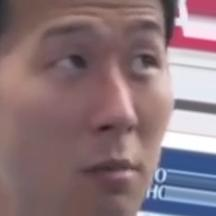
#> input picture cs320/deepfake/faceA/frame102face0.jpg, 216 x 216 px
$ python -i data_augmentation.py   (imports and definitions only)
#> lines starting #> are read from the running program, lines starting #| are printed output that depends on the picture
import numpy as np
import cv2
from deepfake.umeyama import umeyama
from scipy import ndimage
from pathlib import PurePath, Path

random_transform_args = {
    'rotation_range': 10,
    'zoom_range': 0.1,
    'shift_range': 0.05,
    'random_flip': 0.5,
    }

# Motion blurs as data augmentation
# [30 lines left out: functions get_motion_blur_kernel, motion_blur, random_transform, not called in this run]

def random_warp_rev(image, res=64):
    assert image.shape == (256,256,6)
    res_scale = res//64
    assert res_scale >= 1, f"Resolution should be >= 64. Recieved {res}."
    interp_param = 80 * res_scale
    interp_slice = slice(interp_param//10,9*interp_param//10)
    dst_pnts_slice = slice(0,65*res_scale,16*res_scale)

    rand_coverage = np.random.randint(20) + 78 # random warping coverage
    rand_scale = np.random.uniform(5., 6.2) # random warping scale

    range_ = np.linspace(128-rand_coverage, 128+rand_coverage, 5)
    mapx = np.broadcast_to(range_, (5,5))
    mapy = mapx.T
    mapx = mapx + np.random.normal(size=(5,5), scale=rand_scale)
    mapy = mapy + np.random.normal(size=(5,5), scale=rand_scale)
    interp_mapx = cv2.resize(mapx, (interp_param,interp_param))[interp_slice,interp_slice].astype('float32')
    interp_mapy = cv2.resize(mapy, (interp_param,interp_param))[interp_slice,interp_slice].astype('float32')
    warped_image = cv2.remap(image, interp_mapx, interp_mapy, cv2.INTER_LINEAR)
    src_points = np.stack([mapx.ravel(), mapy.ravel()], axis=-1)
    dst_points = np.mgrid[dst_pnts_slice,dst_pnts_slice].T.reshape(-1,2)
    mat = umeyama(src_points, dst_points, True)[0:2]
    target_image = cv2.warpAffine(image, mat, (res,res))
    return warped_image, target_image

# [92 lines left out: functions random_color_match, read_image, not called in this run]

>>> import cv2
>>> picture = cv2.imread('../faceA/frame102face0.jpg', cv2.IMREAD_GRAYSCALE)
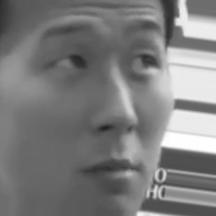
#> picture: shape (216, 216); min 32, max 255, mean 124.4
>>> result = random_warp_rev(picture)
#> (the run stopped early here; a loop or call above may not have finished)

$ run again, on cs320/deepfake/faceA/frame108face0.jpg
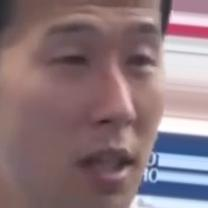
#> input picture cs320/deepfake/faceA/frame108face0.jpg, 208 x 208 px
#> `picture = cv2.imread('../faceA/frame102face0.jpg', cv2.IMREAD_GRAYSCALE)`:
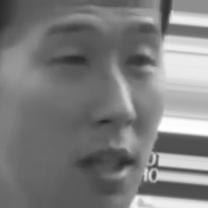
#> picture: shape (208, 208); min 38, max 255, mean 124.8

$ run again, on cs320/deepfake/faceA/frame126face0.jpg
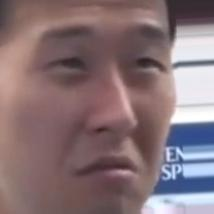
#> input picture cs320/deepfake/faceA/frame126face0.jpg, 214 x 214 px
#> `picture = cv2.imread('../faceA/frame102face0.jpg', cv2.IMREAD_GRAYSCALE)`:
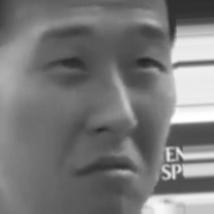
#> picture: shape (214, 214); min 36, max 255, mean 120.8

$ run again, on cs320/deepfake/faceA/frame132face0.jpg
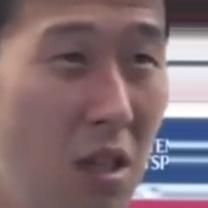
#> input picture cs320/deepfake/faceA/frame132face0.jpg, 208 x 208 px
#> `picture = cv2.imread('../faceA/frame102face0.jpg', cv2.IMREAD_GRAYSCALE)`:
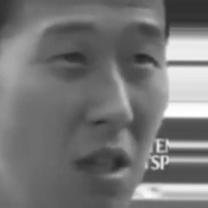
#> picture: shape (208, 208); min 36, max 255, mean 117.7
